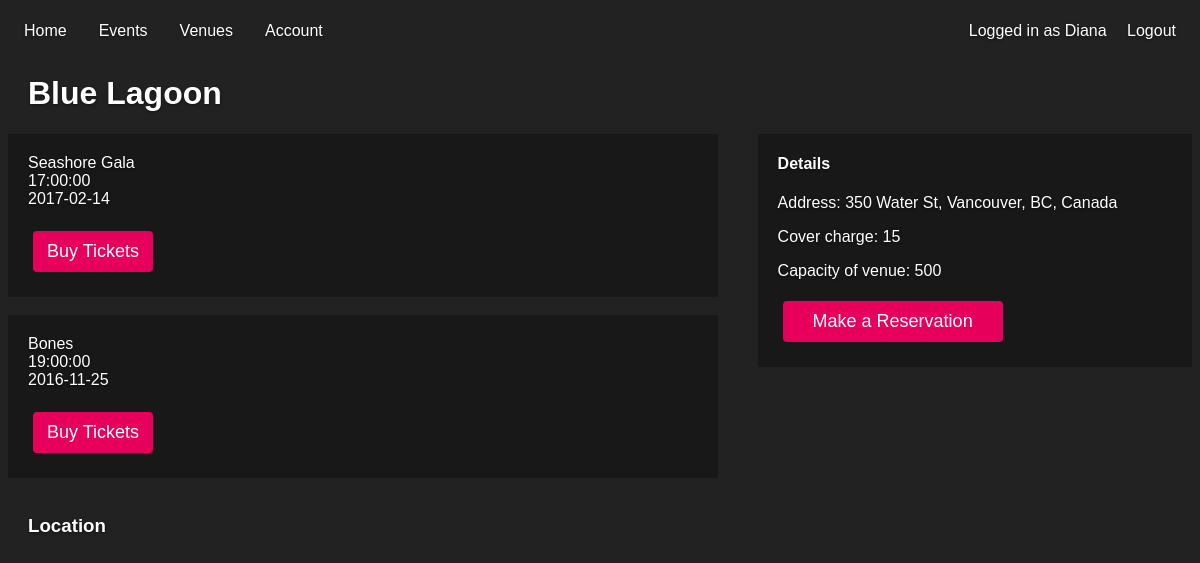
The page /venue_page.php?branchID=124569 (signed in) on the database its author committed.
### tables this page shows
CREATE TABLE `venue` (
  `branchID` int(11) NOT NULL,
  `name` varchar(20) NOT NULL,
  `address` varchar(64) NOT NULL,
  `capacity` int(11) DEFAULT NULL,
  `cover_charge` double DEFAULT NULL
);

CREATE TABLE `hostedevent` (
  `evid` int(11) NOT NULL,
  `name` varchar(20) NOT NULL,
  `date` date NOT NULL,
  `start_time` time NOT NULL,
  `branchID` int(11) DEFAULT NULL,
  `price` double NOT NULL
);

### venue_page.php (the view, shortened to what this page needs)
<?php
if ( isset($_SESSION['user'])=="" ) {
    header("Location: index.php");
    exit;
  }
else
{
$username=$_SESSION['username'];
?>
<!DOCTYPE html>
<html>
<head>
<link rel="stylesheet" type="text/css" href="customer.css">
</head>
<body background="party.jpg" onload="initialize()">
<ul>
  <li><a class="active" href="http://localhost/304_project/home.php">Home</a></li>
  <li><a href="http://localhost/304_project/events.php">Events</a></li>
  <li class="dropdown">
    <a href="#" class="dropbtn">Venues</a>
  </li>
  <li class="dropdown">
    <a href="#" class="dropbtn">Account</a>
  </li>
  <li style="float:right">
  Logged in as <?php echo $username; ?>  <a href="http://localhost/304_project/logout.php">Logout</a>
  </li>
</ul>
<?php
$branchID = $_GET['branchID'];
$servername = "localhost";
$username = "root";
$password = NULL;
$databasename = 'Venue';
$conn = new mysqli($servername, $username, $password, $databasename);
$sql = "SELECT name, branchID, address, capacity, cover_charge FROM `venue` WHERE branchID = '$branchID'";
$eventsForVenue = "SELECT * FROM `hostedevent` WHERE branchID = '$branchID'";
$result = $conn->query($sql);
$allEvents = $conn->query($eventsForVenue);
$capacity = 0;
$cover_charge = 0;
if ($result->num_rows > 0) {
    while($row = $result->fetch_assoc()) {
		$venueName=$row["name"];
		$capacity = $row["capacity"];
		$cover_charge = $row["cover_charge"];
		$venueAddress = $row["address"];
    }
} else {
    echo "0 results";
}
$eventList = "";
if ($allEvents->num_rows > 0) {
    while($rowEvents = $allEvents->fetch_assoc()) {
    	$eventName=$rowEvents["name"];
		$date = $rowEvents["date"];
		$time = $rowEvents["start_time"];
		$evid = $rowEvents["evid"];
		$eventList .=  '<div class="event" style="padding: 20px; background:rgba(20, 20, 20, 0.75);">'.$eventName.'<br>'.$time.'<br>'.$date.'<br><br><a href = "http://localhost/304_project/event_page.php?evid='.$evid.'"><button class="mini_button" style="vertical-align:middle">Buy Tickets</button></a></div><br>';
    }
} else {
    echo "No events, yet! Sorry.";
}
 ?>
<h1 style="padding-left: 20px;"><?php echo $venueName; ?></h1>
<div style="overflow:hidden;">
<div style="float:left;width:60%;">  <?php echo $eventList; ?></div>
<div style="float:right;width:35%;background:rgba(20, 20, 20, 0.7); padding-left: 20px;padding-bottom: 20px;"><h4>Details</h4>
	<p>Address: <?php echo $venueAddress; ?></p>
	<p>Cover charge: <?php echo $cover_charge;?></p>
	<p>Capacity of venue: <?php echo $capacity;?></p>
<div><a href="http://localhost/304_project/table_reservation.php?branchID=<?php echo $branchID;?>"><button class="mini_button"style="width: 220px;">Make a Reservation</button></a></div>
</div>
</div>
    <h3 style="padding-left: 20px;">Location</h3>
    <div id="map" style="width: 480px; height: 320px; padding-left: 20px;"></div>
 </body>
 <br>
 <br>
</html>
 <?php
}
?>

### customer.css (style rules this page uses)
html, body { height: 100%; background-color: #222; background-size: contain; }
body { color: #fff; text-shadow: 0 1px 3px rgba(0,0,0,.5); font-family: Century Gothic, sans-serif; }
.mini_button { display: inline-block; border-radius: 4px; background-color: #e6005c; border: none; color: #FFFFFF; text-align: center; font-size: 18px; padding: 10px; width: 120px; transition: all 0.5s; cursor: pointer; margin: 5px; }
ul { list-style-type: none; margin: 0; padding: 0; overflow: hidden; background-color: #222; }
li { float: left; }
li a, .dropbtn { display: inline-block; color: white; text-align: center; padding: 14px 16px; text-decoration: none; }
li.dropdown { display: inline-block; }

### rows shown on the page
venue: name "Blue Lagoon", address "350 Water St, Vancouver, BC, Canada", cover_charge "15", capacity "500"
hostedevent: name "Seashore Gala", start_time "17:00:00", date "2017-02-14"
hostedevent: name "Bones", start_time "19:00:00", date "2016-11-25"

### other values the page prints
$username "Diana"
